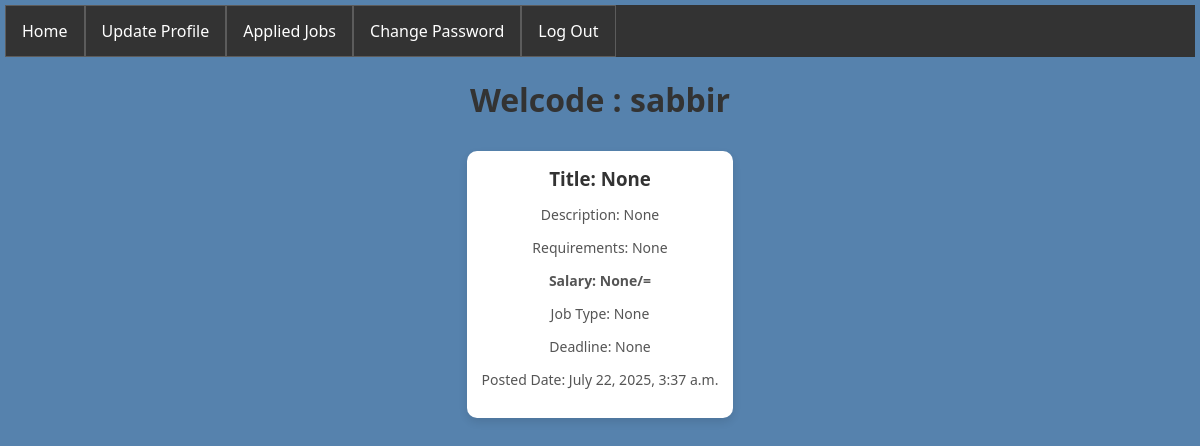
Page /employer/viewjob/8 (signed in) on the committed database.
### users_auth_app/models.py (models this page shows)
class customUserModel(AbstractUser):
    USERTYPE = [
        ('Admin','Admin'),
        ('Employer','Employer'),
        ('Candidate','Candidate')
    ]
    phone = models.CharField(max_length = 100, null = True)
    userTypes = models.CharField(choices = USERTYPE, max_length = 100, null = True)

### employer_app/models.py (models this page shows)
class jobModel(models.Model):
    employer = models.ForeignKey(employerProfileModel, on_delete = models.CASCADE, null = True)
    title = models.CharField(max_length = 100, null = True)
    description = models.TextField(null = True)
    requirements = models.TextField(null = True)
    salary = models.IntegerField(null = True)
    TYPE = [
        ('FullTime','Full Time'),
        ('Remote','Remote'),
        ('Internship','Internship')
    ]
    jobType = models.CharField(choices = TYPE, max_length = 100, null = True)
    deadline = models.DateField(null = True)
    postedDate = models.DateTimeField(auto_now_add = True, null = True)

### employer_app/views.py (the view)
# urls.py: path('viewjob/<int:id>',viewjob,name='viewjob'),
@login_required(login_url='logIn')
def viewjob(req,id):
    data = jobModel.objects.get(id=id)
    context={
        'data':data
    }
    return render(req,"viewjob.html", context)

### employer_app/templates/viewjob.html (shortened to what this page needs)
{% extends "master.html" %}
{% block body %}
{% load static %}
<h1>Welcode : {{user.username}}</h1>
<div class="card-container">
    <div class="card">
        <div class="card-content">
            <h3>Title: {{ data.title }}</h3>
            <p>Description: {{ data.description }}</p>
            <p>Requirements: {{ data.requirements }}</p>
            <p><b>Salary: {{ data.salary }}/=</b></p>
            <p>Job Type: {{ data.jobType }}</p>
            <p>Deadline: {{ data.deadline }}</p>
            <p>Posted Date: {{ data.postedDate }}</p>
        </div>
    </div>
</div>
{% endblock body %}

### users_auth_app/templates/master.html (style rules this page uses)
body { font-family: 'Segoe UI', sans-serif; background-color: #f5f7fa; margin: 0; padding: 0; background: #5682ad; margin: 5px; }

### employer_app/templates/viewjob.html (style rules this page uses)
h1 { text-align: center; color: #333; }
.card-container { display: flex; text-align: center; gap: 20px; margin-top: 30px; justify-content: center; justify-items: center; }
.card { background: #fff; border-radius: 10px; overflow: hidden; box-shadow: 0 4px 8px rgba(0,0,0,0.1); display: flex; flex-direction: column; justify-content: space-between; }
.card-content { padding: 15px; }
.card-content h3 { margin: 0 0 10px 0; color: #333; }
.card-content p { font-size: 14px; color: #555; overflow: hidden; }

### rows in the picture
customUserModel: username "sabbir"
jobModel: title "None", description "None", requirements "None", salary "None", jobType "None", deadline "None", postedDate "July 22, 2025, 3:37 a.m."
